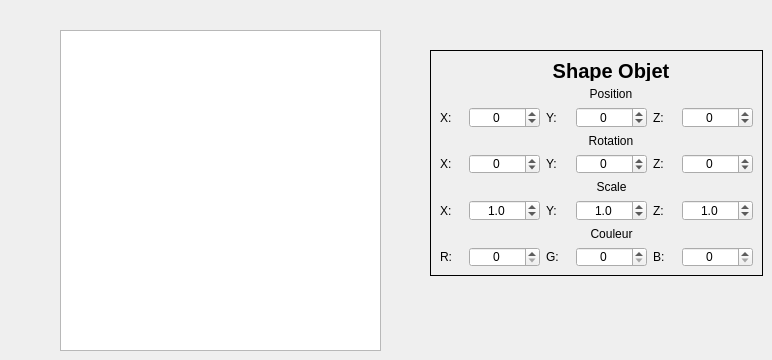
    <widget class="QWidget" name="objetPage">
     <widget class="QFrame" name="objet">
      <property name="geometry">
       <rect>
        <x>430</x>
        <y>50</y>
        <width>333</width>
        <height>226</height>
       </rect>
      </property>
      <property name="frameShape">
       <enum>QFrame::Box</enum>
      </property>
      <property name="frameShadow">
       <enum>QFrame::Plain</enum>
      </property>
      <layout class="QGridLayout" name="gridLayout">
       <item row="2" column="4">
        <widget class="QLabel" name="positionZLabel">
         <property name="text">
          <string>Z:</string>
         </property>
        </widget>
       </item>
       <item row="2" column="1">
        <widget class="QSpinBox" name="positionXSpinBox">
         <property name="alignment">
          <set>Qt::AlignCenter</set>
         </property>
         <property name="minimum">
          <number>-999999999</number>
         </property>
         <property name="maximum">
          <number>999999999</number>
         </property>
        </widget>
       </item>
       <item row="21" column="3">
        <widget class="QSpinBox" name="couleurGSpinBox">
         <property name="alignment">
          <set>Qt::AlignCenter</set>
         </property>
         <property name="maximum">
          <number>255</number>
         </property>
        </widget>
       </item>
       <item row="8" column="1">
        <widget class="QSpinBox" name="rotationXSpinBox">
         <property name="alignment">
          <set>Qt::AlignCenter</set>
         </property>
         <property name="minimum">
          <number>-360</number>
         </property>
         <property name="maximum">
          <number>360</number>
         </property>
        </widget>
       </item>
       <item row="21" column="0">
        <widget class="QLabel" name="couleurRLabel">
         <property name="text">
          <string>R:</string>
         </property>
        </widget>
       </item>
       <item row="21" column="2">
        <widget class="QLabel" name="couleurGLabel">
         <property name="text">
          <string>G:</string>
         </property>
        </widget>
       </item>
       <item row="2" column="3">
        <widget class="QSpinBox" name="positionYSpinBox">
         <property name="alignment">
          <set>Qt::AlignCenter</set>
         </property>
         <property name="minimum">
          <number>-999999999</number>
         </property>
         <property name="maximum">
          <number>999999999</number>
         </property>
        </widget>
       </item>
       <item row="21" column="4">
        <widget class="QLabel" name="couleurBLabel">
         <property name="text">
          <string>B:</string>
         </property>
        </widget>
       </item>
       <item row="7" column="1" colspan="5">
        <widget class="QLabel" name="rotationLabel">
         <property name="text">
          <string>Rotation</string>
         </property>
         <property name="alignment">
          <set>Qt::AlignCenter</set>
         </property>
         <property name="textInteractionFlags">
          <set>Qt::NoTextInteraction</set>
         </property>
        </widget>
       </item>
       <item row="2" column="0">
        <widget class="QLabel" name="positionXLabel">
         <property name="text">
          <string>X:</string>
         </property>
        </widget>
       </item>
       <item row="21" column="5">
        <widget class="QSpinBox" name="couleurBSpinBox">
         <property name="alignment">
          <set>Qt::AlignCenter</set>
         </property>
         <property name="maximum">
          <number>255</number>
         </property>
        </widget>
       </item>
       <item row="8" column="4">
        <widget class="QLabel" name="rotationZLabel">
         <property name="text">
          <string>Z:</string>
         </property>
        </widget>
       </item>
       <item row="1" column="1" colspan="5">
        <widget class="QLabel" name="positionLabel">
         <property name="text">
          <string>Position</string>
         </property>
         <property name="alignment">
          <set>Qt::AlignCenter</set>
         </property>
         <property name="textInteractionFlags">
          <set>Qt::NoTextInteraction</set>
         </property>
        </widget>
       </item>
       <item row="11" column="3">
        <widget class="QLabel" name="couleurLabel">
         <property name="text">
          <string>Couleur</string>
         </property>
         <property name="alignment">
          <set>Qt::AlignCenter</set>
         </property>
         <property name="textInteractionFlags">
          <set>Qt::NoTextInteraction</set>
         </property>
        </widget>
       </item>
       <item row="8" column="3">
        <widget class="QSpinBox" name="rotationYSpinBox">
         <property name="alignment">
          <set>Qt::AlignCenter</set>
         </property>
         <property name="minimum">
          <number>-360</number>
         </property>
         <property name="maximum">
          <number>360</number>
         </property>
        </widget>
       </item>
       <item row="21" column="1">
        <widget class="QSpinBox" name="couleurRSpinBox">
         <property name="alignment">
          <set>Qt::AlignCenter</set>
         </property>
         <property name="maximum">
          <number>255</number>
         </property>
        </widget>
       </item>
       <item row="2" column="2">
        <widget class="QLabel" name="positionYLabel">
         <property name="text">
          <string>Y:</string>
         </property>
        </widget>
       </item>
       <item row="2" column="5">
        <widget class="QSpinBox" name="positionZSpinBox">
         <property name="alignment">
          <set>Qt::AlignCenter</set>
         </property>
         <property name="minimum">
          <number>-999999999</number>
         </property>
         <property name="maximum">
          <number>999999999</number>
         </property>
        </widget>
       </item>
       <item row="8" column="2">
        <widget class="QLabel" name="rotationYLabel">
         <property name="text">
          <string>Y:</string>
         </property>
        </widget>
       </item>
       <item row="8" column="5">
        <widget class="QSpinBox" name="rotationZSpinBox">
         <property name="alignment">
          <set>Qt::AlignCenter</set>
         </property>
         <property name="minimum">
          <number>-360</number>
         </property>
         <property name="maximum">
          <number>360</number>
         </property>
        </widget>
       </item>
       <item row="0" column="1" colspan="5">
        <widget class="QLabel" name="shapeObjetLabel">
         <property name="font">
          <font>
           <pointsize>15</pointsize>
           <weight>75</weight>
           <bold>true</bold>
          </font>
         </property>
         <property name="text">
          <string>Shape Objet</string>
         </property>
         <property name="alignment">
          <set>Qt::AlignCenter</set>
         </property>
         <property name="textInteractionFlags">
          <set>Qt::NoTextInteraction</set>
         </property>
        </widget>
       </item>
       <item row="8" column="0">
        <widget class="QLabel" name="rotationXLabel">
         <property name="text">
          <string>X:</string>
         </property>
        </widget>
       </item>
       <item row="9" column="3">
        <widget class="QLabel" name="scaleLabel">
         <property name="text">
          <string>Scale</string>
         </property>
         <property name="alignment">
          <set>Qt::AlignCenter</set>
         </property>
         <property name="textInteractionFlags">
          <set>Qt::NoTextInteraction</set>
         </property>
        </widget>
       </item>
       <item row="10" column="4">
        <widget class="QLabel" name="scaleZLabel">
         <property name="text">
          <string>Z:</string>
         </property>
        </widget>
       </item>
       <item row="10" column="2">
        <widget class="QLabel" name="scaleYLabel">
         <property name="text">
          <string>Y:</string>
         </property>
        </widget>
       </item>
       <item row="10" column="0">
        <widget class="QLabel" name="scaleXLabel">
         <property name="text">
          <string>X:</string>
         </property>
        </widget>
       </item>
       <item row="10" column="1">
        <widget class="QDoubleSpinBox" name="scaleXSpinBox">
         <property name="alignment">
          <set>Qt::AlignCenter</set>
         </property>
         <property name="decimals">
          <number>1</number>
         </property>
         <property name="minimum">
          <double>0.100000000000000</double>
         </property>
         <property name="value">
          <double>1.000000000000000</double>
         </property>
        </widget>
       </item>
       <item row="10" column="3">
        <widget class="QDoubleSpinBox" name="scaleYSpinBox">
         <property name="alignment">
          <set>Qt::AlignCenter</set>
         </property>
         <property name="decimals">
          <number>1</number>
         </property>
         <property name="minimum">
          <double>0.100000000000000</double>
         </property>
         <property name="value">
          <double>1.000000000000000</double>
         </property>
        </widget>
       </item>
       <item row="10" column="5">
        <widget class="QDoubleSpinBox" name="scaleZSpinBox">
         <property name="alignment">
          <set>Qt::AlignCenter</set>
         </property>
         <property name="decimals">
          <number>1</number>
         </property>
         <property name="minimum">
          <double>0.100000000000000</double>
         </property>
         <property name="value">
          <double>1.000000000000000</double>
         </property>
        </widget>
       </item>
      </layout>
     </widget>
     <widget class="QListWidget" name="listWidget">
      <property name="geometry">
       <rect>
        <x>60</x>
        <y>30</y>
        <width>321</width>
        <height>321</height>
       </rect>
      </property>
      <property name="cursor" stdset="0">
       <cursorShape>PointingHandCursor</cursorShape>
      </property>
     </widget>
    </widget>
